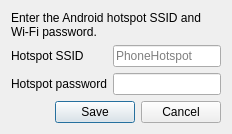
<?xml version="1.0" encoding="UTF-8"?>
<ui version="4.0">
 <class>CredentialsDialog</class>
 <widget class="QDialog" name="CredentialsDialog">
  <property name="windowTitle">
   <string>Hotspot Credentials</string>
  </property>
  <layout class="QVBoxLayout" name="mainLayout">
   <item>
    <widget class="QLabel" name="summaryLabel">
     <property name="text">
      <string>Enter the Android hotspot SSID and Wi-Fi password.</string>
     </property>
     <property name="wordWrap">
      <bool>true</bool>
     </property>
    </widget>
   </item>
   <item>
    <layout class="QFormLayout" name="formLayout">
     <item row="0" column="0">
      <widget class="QLabel" name="ssidLabel">
       <property name="text">
        <string>Hotspot SSID</string>
       </property>
      </widget>
     </item>
     <item row="0" column="1">
      <widget class="QLineEdit" name="ssidEdit">
       <property name="placeholderText">
        <string>PhoneHotspot</string>
       </property>
      </widget>
     </item>
     <item row="1" column="0">
      <widget class="QLabel" name="passwordLabel">
       <property name="text">
        <string>Hotspot password</string>
       </property>
      </widget>
     </item>
     <item row="1" column="1">
      <widget class="QLineEdit" name="passwordEdit">
       <property name="echoMode">
        <enum>QLineEdit::Password</enum>
       </property>
      </widget>
     </item>
    </layout>
   </item>
   <item>
    <widget class="QDialogButtonBox" name="buttonBox">
     <property name="orientation">
      <enum>Qt::Horizontal</enum>
     </property>
     <property name="standardButtons">
      <set>QDialogButtonBox::Cancel|QDialogButtonBox::Save</set>
     </property>
    </widget>
   </item>
  </layout>
 </widget>
 <resources/>
 <connections>
  <connection>
   <sender>buttonBox</sender>
   <signal>accepted()</signal>
   <receiver>CredentialsDialog</receiver>
   <slot>accept()</slot>
  </connection>
  <connection>
   <sender>buttonBox</sender>
   <signal>rejected()</signal>
   <receiver>CredentialsDialog</receiver>
   <slot>reject()</slot>
  </connection>
 </connections>
</ui>
